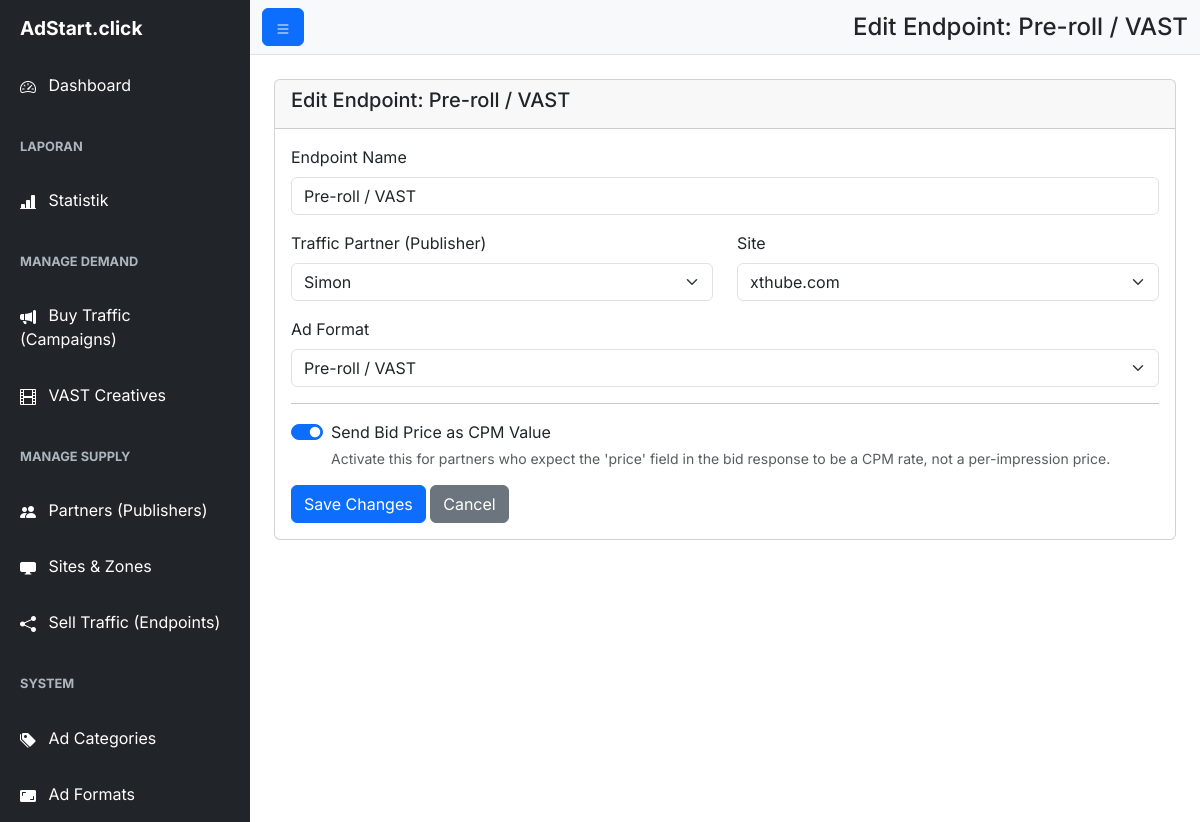
/admin/edit_endpoint.php?id=5, run on the app's committed database.
### tables this page shows
CREATE TABLE `rtb_endpoints_generated` (
  `id` int(11) NOT NULL,
  `name` varchar(255) NOT NULL,
  `endpoint_hash` varchar(32) NOT NULL,
  `publisher_id` int(11) DEFAULT NULL COMMENT 'NULL berarti untuk semua publisher',
  `site_id` int(11) DEFAULT NULL COMMENT 'NULL berarti untuk semua situs',
  `ad_format` enum('banner','native','vast','popunder') NOT NULL DEFAULT 'banner',
  `category_id` int(11) DEFAULT NULL,
  `status` enum('active','paused') NOT NULL DEFAULT 'active',
  `bid_price_is_cpm` tinyint(1) NOT NULL DEFAULT 0 COMMENT '0=per-impression, 1=CPM',
  `created_at` timestamp NOT NULL DEFAULT current_timestamp()
);

CREATE TABLE `publishers` (
  `id` int(11) NOT NULL,
  `name` varchar(255) NOT NULL,
  `email` varchar(255) NOT NULL,
  `revenue_share` decimal(5,2) NOT NULL DEFAULT 70.00 COMMENT 'Persentase bagi hasil untuk publisher',
  `created_at` timestamp NOT NULL DEFAULT current_timestamp()
);

CREATE TABLE `sites` (
  `id` int(11) NOT NULL,
  `publisher_id` int(11) NOT NULL,
  `domain` varchar(255) NOT NULL,
  `category_id` int(11) NOT NULL,
  `status` enum('active','pending','rejected') NOT NULL DEFAULT 'pending'
);

### admin/edit_endpoint.php (the view, shortened to what this page needs)
<?php
require_once 'db.php';
$id = (int)$_GET['id'];
$stmt = $pdo->prepare("SELECT * FROM rtb_endpoints_generated WHERE id = ?");
$stmt->execute([$id]);
$endpoint = $stmt->fetch();
$publishers = $pdo->query("SELECT id, name FROM publishers ORDER BY name")->fetchAll();
$sites_for_selected_publisher_stmt = $pdo->prepare("SELECT id, domain FROM sites WHERE publisher_id = ? AND status = 'active'");
$sites_for_selected_publisher_stmt->execute([$endpoint['publisher_id']]);
$sites = $sites_for_selected_publisher_stmt->fetchAll();
$page_title = "Edit Endpoint: " . htmlspecialchars($endpoint['name']);
include 'includes/header.php';
?>
<div class="card">
    <div class="card-header"><h5 class="card-title"><?php echo $page_title; ?></h5></div>
    <div class="card-body">
        <form method="POST" action="edit_endpoint.php?id=<?php echo $endpoint['id']; ?>">
            <div class="mb-3">
                <label for="name" class="form-label">Endpoint Name</label>
                <input type="text" class="form-control" id="name" name="name" value="<?php echo htmlspecialchars($endpoint['name']); ?>" required>
            </div>
            <div class="row">
                <div class="col-md-6 mb-3">
                    <label for="publisher_id" class="form-label">Traffic Partner (Publisher)</label>
                    <select class="form-select" id="publisher_id" name="publisher_id" required>
                        <?php foreach ($publishers as $publisher): ?>
                            <option value="<?php echo $publisher['id']; ?>" <?php if ($publisher['id'] == $endpoint['publisher_id']) echo 'selected'; ?>>
                                <?php echo htmlspecialchars($publisher['name']); ?>
                            </option>
                        <?php endforeach; ?>
                    </select>
                </div>
                <div class="col-md-6 mb-3">
                    <label for="site_id" class="form-label">Site</label>
                    <select class="form-select" id="site_id" name="site_id" required>
                        <?php foreach ($sites as $site): ?>
                             <option value="<?php echo $site['id']; ?>" <?php if ($site['id'] == $endpoint['site_id']) echo 'selected'; ?>>
                                <?php echo htmlspecialchars($site['domain']); ?>
                            </option>
                        <?php endforeach; ?>
                    </select>
                </div>
            </div>
            <div class="mb-3">
                <label for="ad_format" class="form-label">Ad Format</label>
                <select class="form-select" id="ad_format" name="ad_format" required>
                    <?php $formats = ['banner', 'vast']; ?>
                    <?php foreach ($formats as $format): ?>
                        <option value="<?php echo $format; ?>" <?php if ($format == $endpoint['ad_format']) echo 'selected'; ?>>
                            <?php echo $format === 'vast' ? 'Pre-roll / VAST' : ucfirst($format); ?>
                        </option>
                    <?php endforeach; ?>
                </select>
            </div>
            <hr>
            <div class="form-check form-switch mb-3">
                <input class="form-check-input" type="checkbox" name="bid_price_is_cpm" id="bid_price_is_cpm" value="1" <?php if ($endpoint['bid_price_is_cpm'] == 1) echo 'checked'; ?>>
                <label class="form-check-label" for="bid_price_is_cpm">
                    Send Bid Price as CPM Value
                </label>
                <div class="form-text text-muted">Activate this for partners who expect the 'price' field in the bid response to be a CPM rate, not a per-impression price.</div>
            </div>
            <button type="submit" name="update_endpoint" class="btn btn-primary">Save Changes</button>
            <a href="generate_endpoint.php" class="btn btn-secondary">Cancel</a>
        </form>
    </div>
</div>
<?php include 'includes/footer.php'; ?>

### admin/includes/header.php (shortened to what this page needs)
<!DOCTYPE html>
<html lang="en">
<head>
    <link href="https://cdn.jsdelivr.net/npm/bootstrap@5.3.3/dist/css/bootstrap.min.css" rel="stylesheet">
    <link rel="stylesheet" href="https://cdn.jsdelivr.net/npm/bootstrap-icons@1.11.3/font/bootstrap-icons.min.css">
    <link rel="stylesheet" href="assets/css/style.css">
</head>
<body>
    <div class="d-flex" id="wrapper">
        <?php include 'sidebar.php'; ?>
        <div id="page-content-wrapper">
            <nav class="navbar navbar-expand-lg navbar-light bg-light border-bottom">
                <div class="container-fluid">
                    <button class="btn btn-primary" id="sidebarToggle">
                        <i class="bi bi-list"></i>
                    </button>
                    <h4 class="mb-0 ms-3"><?php echo isset($page_title) ? $page_title : ''; ?></h4>
                </div>
            </nav>
            <div class="container-fluid p-4">

### admin/assets/css/style.css (style rules this page uses)
body { font-family: 'Inter', sans-serif; overflow-x: hidden; }
#wrapper { display: flex; }
#page-content-wrapper { min-width: 100vw; flex: 1; }
#sidebarToggle { cursor: pointer; }
@media (min-width: 768px) { #page-content-wrapper { min-width: 0; width: 100%; } }
.card-header { font-weight: 600; }
.bi { vertical-align: -0.125em; line-height: 1; }

### data on the page
rtb_endpoints_generated: name "Edit Endpoint: Pre-roll / VAST", name "Pre-roll / VAST", publisher_id "Simon", site_id "xthube.com", ad_format "Pre-roll / VAST", bid_price_is_cpm "☑"
